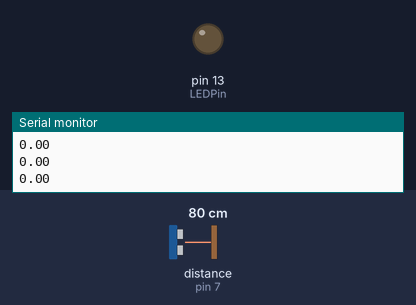
The sketch below on a simulated Arduino Uno, built with avr-gcc and run on an emulated ATmega328P. Shown: output pins drawn as LEDs (lit = HIGH), the last lines printed to the serial monitor. Wiring (inferred from the names in the program): ultrasonic range finder: trigger pin 8; echo pin 7. The test bench sets the inputs (shaded band); at power-on: distance to the obstacle (sensor on pin 7) 80 cm. The echo pulse lasts 58.3 µs per cm; pins used as bus, display or sensor lines are not drawn.

Above: at 1.2 s.
1.3 s: distance to the obstacle (sensor on pin 7) set to 194 cm
2.8 s: distance to the obstacle (sensor on pin 7) set to 204 cm
At 3.9 s:
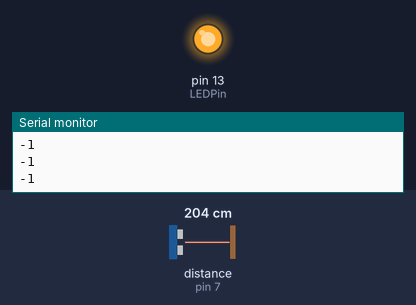
4.3 s: distance to the obstacle (sensor on pin 7) set to 2 cm
At 4.6 s:
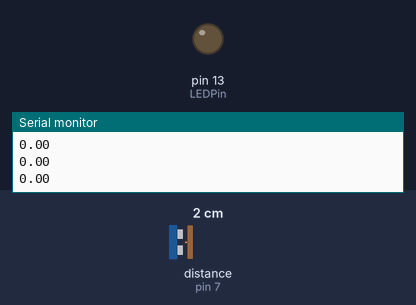
5.8 s: distance to the obstacle (sensor on pin 7) set to 250 cm
At 6.7 s:
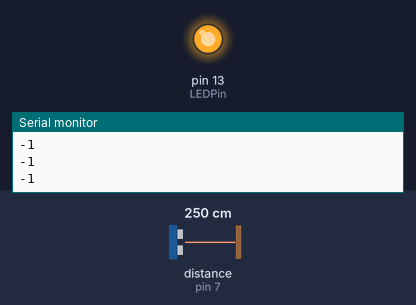
Timing chart, 0 to 8.3 s (numbered marks = the images above; inputs shaded):
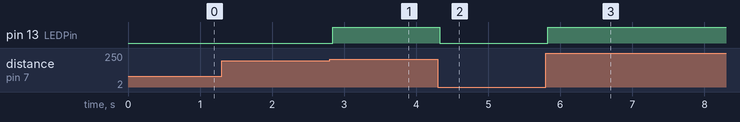

The sketch:

sketch_mar27a.ino
```cpp
// VCC to arduino 5v
// GND to arduino GND
// Echo to Arduino pin 7
// Trig to Arduino pin 8

#define echoPin 7 // Echo Pin
#define trigPin 8 // Trigger Pin
#define LEDPin 13 // Onboard LED

int maximumRange = 200; // Maximum range needed
int minimumRange = 0; // Minimum range needed
double duration, distance, distanceprev, velocity; // Duration used to calculate distance

void setup() {
 Serial.begin (9600);
 pinMode(trigPin, OUTPUT);
 pinMode(echoPin, INPUT);
 pinMode(LEDPin, OUTPUT); // Use LED indicator (if required)
}

void loop() {
/* The following trigPin/echoPin cycle is used to determine the
 distance of the nearest object by bouncing soundwaves off of it. */
 digitalWrite(trigPin, LOW);
 delayMicroseconds(2);

 digitalWrite(trigPin, HIGH);
 delayMicroseconds(10);
 digitalWrite(trigPin, LOW);

 duration = pulseIn(echoPin, HIGH);

 //Calculate the distance (in cm) based on the speed of sound.
 distance = duration/58.2;

 if (distance >= maximumRange || distance <= minimumRange){
 /* Send a negative number to computer and Turn LED ON
 to indicate "out of range" */
 Serial.println("-1");
 digitalWrite(LEDPin, HIGH);
 }
 else {
 /* Send the distance to the computer using Serial protocol, and
 turn LED OFF to indicate successful reading. */

 velocity = (distance-distanceprev)/.05;
 Serial.println(velocity);
 digitalWrite(LEDPin, LOW);

  // push back state info
  distanceprev = distance;
 }

 //Delay 50ms before next reading.
 delay(50);
}
```

Measured:
- the behaviour switches between 199 and 200 cm on distance to the obstacle (sensor on pin 7) (found by bisection; images 0 and 1)
- after the input at 2.8 s, pin 13 (LEDPin): LOW → HIGH at once
- after the input at 4.3 s, pin 13 (LEDPin): HIGH → LOW at once
- after the input at 5.8 s, pin 13 (LEDPin): LOW → HIGH at once
